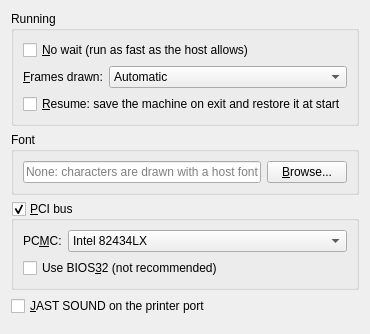
<?xml version="1.0" encoding="UTF-8"?>
<ui version="4.0">
 <class>MiscPage</class>
 <widget class="QWidget" name="MiscPage">
  <layout class="QVBoxLayout" name="mainLayout">
   <item>
    <widget class="QGroupBox" name="runGroup">
     <property name="title">
      <string>Running</string>
     </property>
     <layout class="QFormLayout" name="runLayout">
      <item row="0" column="0" colspan="2">
       <widget class="QCheckBox" name="s_NOWAIT">
        <property name="text">
         <string>&amp;No wait (run as fast as the host allows)</string>
        </property>
       </widget>
      </item>
      <item row="1" column="0">
       <widget class="QLabel" name="skpFrameLabel">
        <property name="text">
         <string>&amp;Frames drawn:</string>
        </property>
        <property name="buddy">
         <cstring>SkpFrame</cstring>
        </property>
       </widget>
      </item>
      <item row="1" column="1">
       <widget class="QComboBox" name="SkpFrame">
        <item>
         <property name="text">
          <string>Automatic</string>
         </property>
        </item>
        <item>
         <property name="text">
          <string>All</string>
         </property>
        </item>
        <item>
         <property name="text">
          <string>1/2</string>
         </property>
        </item>
        <item>
         <property name="text">
          <string>1/3</string>
         </property>
        </item>
        <item>
         <property name="text">
          <string>1/4</string>
         </property>
        </item>
       </widget>
      </item>
      <item row="2" column="0" colspan="2">
       <widget class="QCheckBox" name="e_resume">
        <property name="text">
         <string>&amp;Resume: save the machine on exit and restore it at start</string>
        </property>
       </widget>
      </item>
     </layout>
    </widget>
   </item>
   <item>
    <widget class="QGroupBox" name="fontGroup">
     <property name="title">
      <string>Font</string>
     </property>
     <layout class="QHBoxLayout" name="fontLayout">
      <item>
       <widget class="QLineEdit" name="fontfile">
        <property name="placeholderText">
         <string>None: characters are drawn with a host font</string>
        </property>
        <property name="toolTip">
         <string>A *.bmp font of the PC-98 or the ROM of another machine: FONT.ROM (Virtual98), PC88.FNT, SUBSYS_C.ROM (FM-7), FNT0808.X1, CGROM.DAT (X68000)</string>
        </property>
       </widget>
      </item>
      <item>
       <widget class="QPushButton" name="fontBrowse">
        <property name="text">
         <string>&amp;Browse...</string>
        </property>
       </widget>
      </item>
     </layout>
    </widget>
   </item>
   <item>
    <widget class="QGroupBox" name="USE_PCI">
     <property name="title">
      <string>&amp;PCI bus</string>
     </property>
     <property name="checkable">
      <bool>true</bool>
     </property>
     <layout class="QFormLayout" name="pciLayout">
      <item row="0" column="0">
       <widget class="QLabel" name="pcmcLabel">
        <property name="text">
         <string>PC&amp;MC:</string>
        </property>
        <property name="buddy">
         <cstring>PCI_PCMC</cstring>
        </property>
       </widget>
      </item>
      <item row="0" column="1">
       <widget class="QComboBox" name="PCI_PCMC">
        <item>
         <property name="text">
          <string>Intel 82434LX</string>
         </property>
        </item>
        <item>
         <property name="text">
          <string>Intel 82441FX</string>
         </property>
        </item>
        <item>
         <property name="text">
          <string>VLSI Wildcat</string>
         </property>
        </item>
       </widget>
      </item>
      <item row="1" column="0" colspan="2">
       <widget class="QCheckBox" name="PCI_B32">
        <property name="text">
         <string>Use BIOS&amp;32 (not recommended)</string>
        </property>
       </widget>
      </item>
     </layout>
    </widget>
   </item>
   <item>
    <widget class="QCheckBox" name="jast_snd">
     <property name="text">
      <string>&amp;JAST SOUND on the printer port</string>
     </property>
    </widget>
   </item>
   <item>
    <spacer name="bottomSpacer">
     <property name="orientation">
      <enum>Qt::Vertical</enum>
     </property>
    </spacer>
   </item>
  </layout>
 </widget>
 <resources/>
 <connections/>
</ui>
